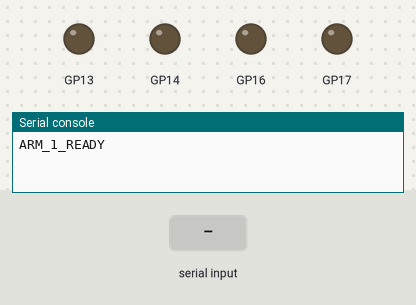
Simulated run of this program. Board: Raspberry Pi Pico running MicroPython. On the bench: output pins drawn as LEDs (lit = HIGH), the last lines printed to the serial console. Inputs (shaded band) come from the test bench.

Above: at 1.2 s.
1.3 s: "MOVE_BASE_FWD" typed at the serial console, then Enter
At 1.8 s:
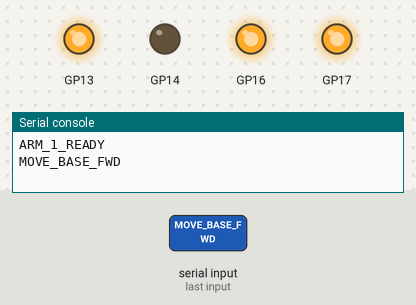
2.8 s: "MOVE_BASE_BACK" typed at the serial console, then Enter
At 4.0 s:
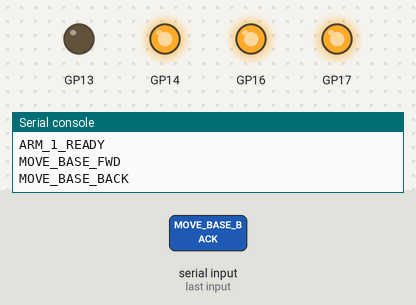
4.3 s: "HOLD_BASE" typed at the serial console, then Enter
At 5.5 s:
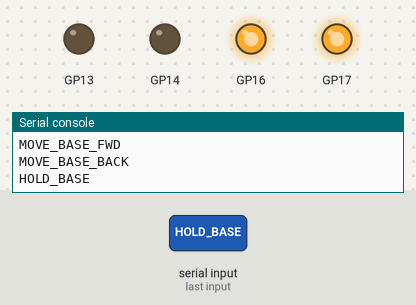
Timing chart, 0 to 7.3 s (numbered marks = the images above; inputs shaded):
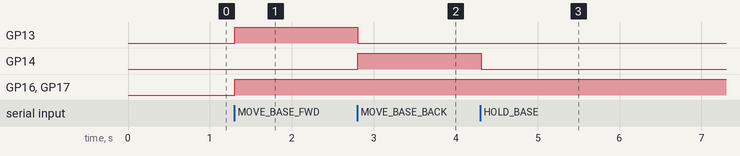

Measured:
- after the input at 1.3 s, GP13, GP16, GP17: LOW → HIGH at once
- after the input at 2.8 s, GP13: HIGH → LOW at once; GP14: LOW → HIGH at once
- after the input at 4.3 s, GP14: HIGH → LOW at once

The program:

main.py
```python
# File: main.py (Save to ARM 1 Pico)
# ROLE: DIRECT SPINAL CORD (Base Control Only)

import sys
import select
import time
from machine import Pin

# --- IDENTITY ---
ROBOT_ID = "ARM_1"

class Motor:
    def __init__(self, name, rpwm_pin, lpwm_pin, r_en_pin, l_en_pin):
        self.name = name
        self.rpwm = Pin(rpwm_pin, Pin.OUT)
        self.lpwm = Pin(lpwm_pin, Pin.OUT)
        self.r_en = Pin(r_en_pin, Pin.OUT)
        self.l_en = Pin(l_en_pin, Pin.OUT)
        self.stop()

    def forward(self):
        # Enable = 1, RPWM = 0, LPWM = 1
        self.r_en.value(1); self.l_en.value(1)
        self.rpwm.value(0); self.lpwm.value(1)

    def backward(self):
        # Enable = 1, RPWM = 1, LPWM = 0
        self.r_en.value(1); self.l_en.value(1)
        self.rpwm.value(1); self.lpwm.value(0)

    def hold(self):
        # Active Braking: Enable = 1, PWM = 0
        self.r_en.value(1); self.l_en.value(1)
        self.rpwm.value(0); self.lpwm.value(0)

    def stop(self):
        # Coasting: Everything OFF
        self.r_en.value(0); self.l_en.value(0)
        self.rpwm.value(0); self.lpwm.value(0)

# --- MOTOR DEFINITIONS ---
# Pins match the code you provided earlier for Arm 1
# Motor("Name", RPWM, LPWM, R_EN, L_EN)
base = Motor("Base", 14, 13, 16, 17)

print(f"{ROBOT_ID}_READY")

while True:
    # Check for incoming commands
    if select.select([sys.stdin], [], [], 0)[0]:
        cmd = sys.stdin.readline().strip()

        # --- HANDSHAKE ---
        if cmd == "WHO_ARE_YOU":
            print(ROBOT_ID)

        # --- BASE COMMANDS ---
        elif cmd == "MOVE_BASE_FWD":
            base.forward()
        elif cmd == "MOVE_BASE_BACK":
            base.backward()

        # --- SAFETY / HOLD ---
        elif cmd == "HOLD_BASE":
            base.hold()  # Active Braking

        elif cmd == "STOP" or cmd == "STOP_ALL":
            base.stop()  # Coast to stop

    time.sleep(0.01)
```
